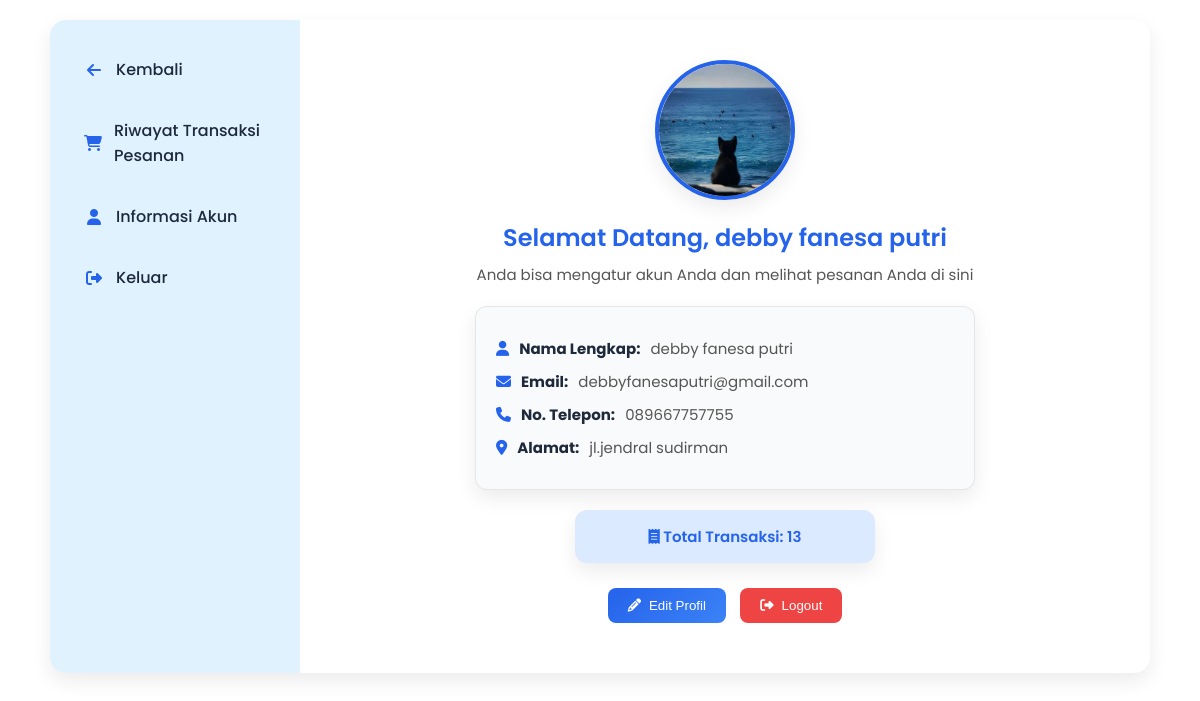
The app's page /profile.php (signed in) with its own data.
### tables this page shows
CREATE TABLE `users` (
  `id` int NOT NULL,
  `nama` varchar(255) DEFAULT NULL,
  `email` varchar(255) DEFAULT NULL,
  `profile_picture` varchar(255) DEFAULT NULL,
  `username` varchar(255) DEFAULT NULL,
  `password` varchar(255) DEFAULT NULL,
  `hp` varchar(255) DEFAULT NULL,
  `alamat` varchar(255) DEFAULT NULL,
  `role` enum('admin','pelanggan') DEFAULT NULL
);

### profile.php (the view, shortened to what this page needs)
<?php
include 'config.php';
$user_id = $_SESSION['id_user'];
$query = mysqli_query($koneksi, "SELECT * FROM users WHERE id = '$user_id'");
$user = mysqli_fetch_assoc($query);
$stmt2 = $koneksi->prepare("SELECT COUNT(*) AS total FROM transaksi WHERE id_pelanggan = ?");
$stmt2->bind_param("i", $user_id);
$stmt2->execute();
$result2 = $stmt2->get_result();
$totalTransaksi = $result2->fetch_assoc()['total'] ?? 0;
?>
<!DOCTYPE html>
<html lang="id">
<head>
  <link rel="stylesheet" href="https://cdnjs.cloudflare.com/ajax/libs/font-awesome/6.5.0/css/all.min.css">
</head>
<body>
<div class="wrapper">
<div class="sidebar">
  <a href="index.php"><i class="fas fa-arrow-left"></i> Kembali</a>
  <a href="riwayat_transaksi.php"><i class="fas fa-shopping-cart"></i>Riwayat Transaksi Pesanan</a>
  <a href="profile.php"><i class="fas fa-user"></i> Informasi Akun</a>
  <a href="logout.php"><i class="fas fa-sign-out-alt"></i> Keluar</a>
</div>
<div class="content">
  <div class="profile-avatar">
    <img src="img/<?= !empty($user['profile_picture']) ? htmlspecialchars($user['profile_picture']) : 'default-profile.jpg' ?>?v=<?= time() ?>"
         alt="Foto Profil <?= htmlspecialchars($user['nama']) ?>">
  </div>
  <h2>Selamat Datang, <?= htmlspecialchars($user['nama']) ?></h2>
  <p>Anda bisa mengatur akun Anda dan melihat pesanan Anda di sini</p>
  <div class="info-card">
    <p><i class="fas fa-user"></i> <b>Nama Lengkap:</b> <?= htmlspecialchars($user['nama'] ?? '-') ?></p>
    <p><i class="fas fa-envelope"></i> <b>Email:</b> <?= htmlspecialchars($user['email'] ?? '-') ?></p>
    <p><i class="fas fa-phone"></i> <b>No. Telepon:</b> <?= htmlspecialchars($user['hp'] ?? '-') ?></p>
    <p><i class="fas fa-map-marker-alt"></i> <b>Alamat:</b> <?= htmlspecialchars($user['alamat'] ?? '-') ?></p>
  </div>
  <div class="stat-box">
    <p><i class="fas fa-receipt"></i> Total Transaksi: <?= $totalTransaksi ?></p>
  </div>
  <div>
    <button class="btn" onclick="window.location.href='edit_profil.php'">
      <i class="fas fa-pencil-alt"></i> Edit Profil
    </button>
    <button class="btn btn-logout" onclick="window.location.href='logout.php'">
      <i class="fas fa-sign-out-alt"></i> Logout
    </button>
  </div>
</div>
</div>
</body>
</html>

### profile.php (style rules this page uses)
:root { --primary: #2563eb; --primary-light: #93c5fd; --dark: #1e293b; --light: #f8fafc; --success: #3b82f6; --danger: #ef4444; --border: 1px solid rgba(0, 0, 0, 0.08); --shadow: 0 8px 20px rgba(0, 0, 0, 0.08); }
* { margin: 0; padding: 0; box-sizing: border-box; }
body { font-family: 'Poppins', sans-serif; background: #ffffff; color: var(--dark); min-height: 100vh; display: flex; justify-content: center; align-items: flex-start; padding: 20px; }
.wrapper { display: flex; background: white; border-radius: 16px; box-shadow: var(--shadow); overflow: hidden; width: 100%; max-width: 1100px; animation: fadeIn 0.6s ease; }
.sidebar { width: 250px; background: #e0f2fe; padding: 25px 20px; display: flex; flex-direction: column; gap: 12px; }
.sidebar a { text-decoration: none; color: var(--dark); font-weight: 500; padding: 12px 14px; display: flex; align-items: center; gap: 12px; border-radius: 10px; transition: all 0.3s ease; }
.sidebar a i { width: 20px; text-align: center; color: var(--primary); }
.content { flex: 1; padding: 40px 30px; text-align: center; }
.profile-avatar { width: 140px; height: 140px; border-radius: 50%; border: 4px solid var(--primary); margin: 0 auto 20px; overflow: hidden; box-shadow: var(--shadow); transition: transform 0.3s ease; }
.profile-avatar img { width: 100%; height: 100%; object-fit: cover; }
h2 { font-size: 24px; font-weight: 600; margin-bottom: 8px; color: var(--primary); }
p { font-size: 15px; color: #555; margin-bottom: 8px; }
.info-card { background: #f9fafb; border: var(--border); border-radius: 12px; padding: 20px; margin: 20px auto; width: 100%; max-width: 500px; box-shadow: var(--shadow); text-align: left; }
.info-card p { margin: 10px 0; font-size: 15px; display: flex; align-items: center; gap: 10px; }
.info-card b { color: var(--dark); }
.info-card i { color: var(--primary); }
.stat-box { background: #dbeafe; border-radius: 12px; padding: 15px; margin: 15px auto; max-width: 300px; box-shadow: var(--shadow); }
.stat-box p { margin: 0; font-weight: 600; color: var(--primary); }
.btn { padding: 10px 20px; background: linear-gradient(135deg, var(--primary), var(--success)); color: white; border: none; border-radius: 8px; cursor: pointer; transition: 0.3s; margin: 10px 5px; font-weight: 500; display: inline-flex; align-items: center; gap: 8px; }
.btn-logout { background: var(--danger); }

### records on screen
users: profile_picture (picture), nama "debby fanesa putri", email "debbyfanesaputri@gmail.com", hp "089667757755", alamat "jl.jendral sudirman"

### other values on screen
$totalTransaksi "13"
